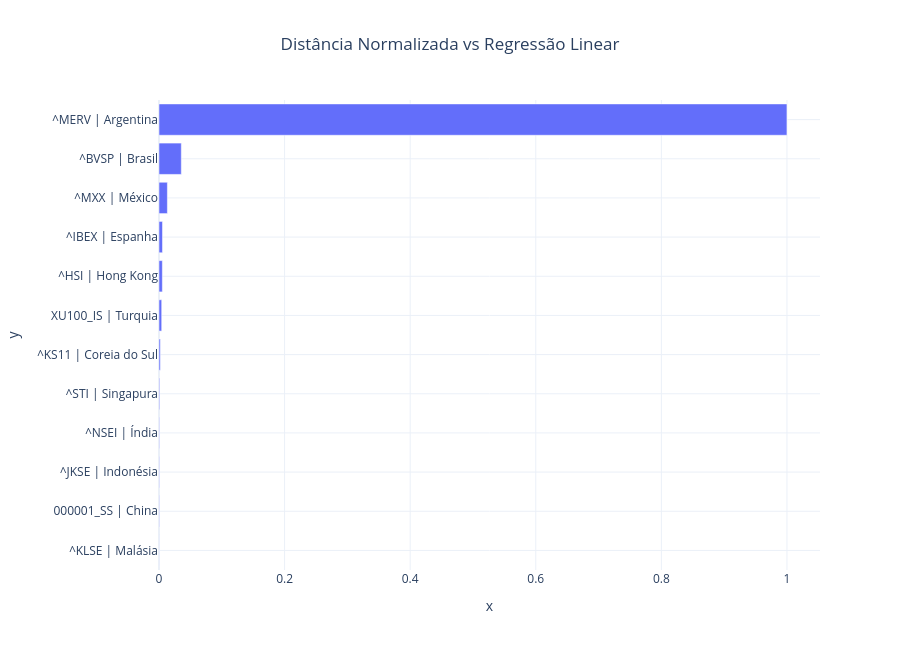

Notebook code for this chart:
### Code cell
# =====================
# PEGAR ULTIMO VALOR DE DISTÂNCIA
# =====================

dist_cols = [col for col in df_emer.columns if col.endswith('_dist_reg_lin')]

df_dist = (
    df_emer[dist_cols]
    .iloc[-1]
    .dropna()
)

# remover sufixo
df_dist.index = df_dist.index.str.replace('_dist_reg_lin', '')

# =====================
# NORMALIZAR
# =====================

df_dist_norm = df_dist / df_dist.abs().max()

# =====================
# CRIAR LABELS COMPLETOS
# =====================

labels = [
    f"{ticker} | {emergentes[ticker.replace('_', '.')]['pais']}"
    for ticker in df_dist.index
]

df_plot = df_dist_norm.copy()
df_plot.index = labels

# =====================
# ORDENAR
# =====================

df_plot = df_plot.sort_values(ascending=True)

# =====================
# PLOT
# =====================

fig = px.bar(
    x=df_plot.values,
    y=df_plot.index,
    orientation='h',
    title='Distância Normalizada vs Regressão Linear'
)

fig.update_layout(
    template="plotly_white",
    height=650,
    title_x=0.5,
    showlegend=False
)

fig.update_xaxes(showgrid=True)
fig.update_yaxes(showgrid=True)

fig.show()

### Figure 1 — Plotly figure (JSON) as saved in the notebook; plotly's stock layout.template omitted (floating-point values rounded to 4 significant figures)
{"data": [{"hovertemplate": "x=%{x}<br>y=%{y}<extra></extra>", "legendgroup": "", "marker": {"color": "#636efa", "pattern": {"shape": ""}}, "name": "", "orientation": "h", "showlegend": false, "textposition": "auto", "type": "bar", "x": [0.0002197, 0.0005793, 0.0006458, 0.0008177, 0.001078, 0.002121, 0.004293, 0.005341, 0.005548, 0.01334, 0.03552, 1.0], "xaxis": "x", "y": ["^KLSE | Malásia", "000001_SS | China", "^JKSE | Indonésia", "^NSEI | Índia", "^STI | Singapura", "^KS11 | Coreia do Sul", "XU100_IS | Turquia", "^HSI | Hong Kong", "^IBEX | Espanha", "^MXX | México", "^BVSP | Brasil", "^MERV | Argentina"], "yaxis": "y"}], "layout": {"barmode": "relative", "height": 650, "legend": {"tracegroupgap": 0}, "showlegend": false, "title": {"text": "Distância Normalizada vs Regressão Linear", "x": 0.5}, "xaxis": {"anchor": "y", "domain": [0, 1], "showgrid": true, "title": {"text": "x"}}, "yaxis": {"anchor": "x", "domain": [0, 1], "showgrid": true, "title": {"text": "y"}}}}
